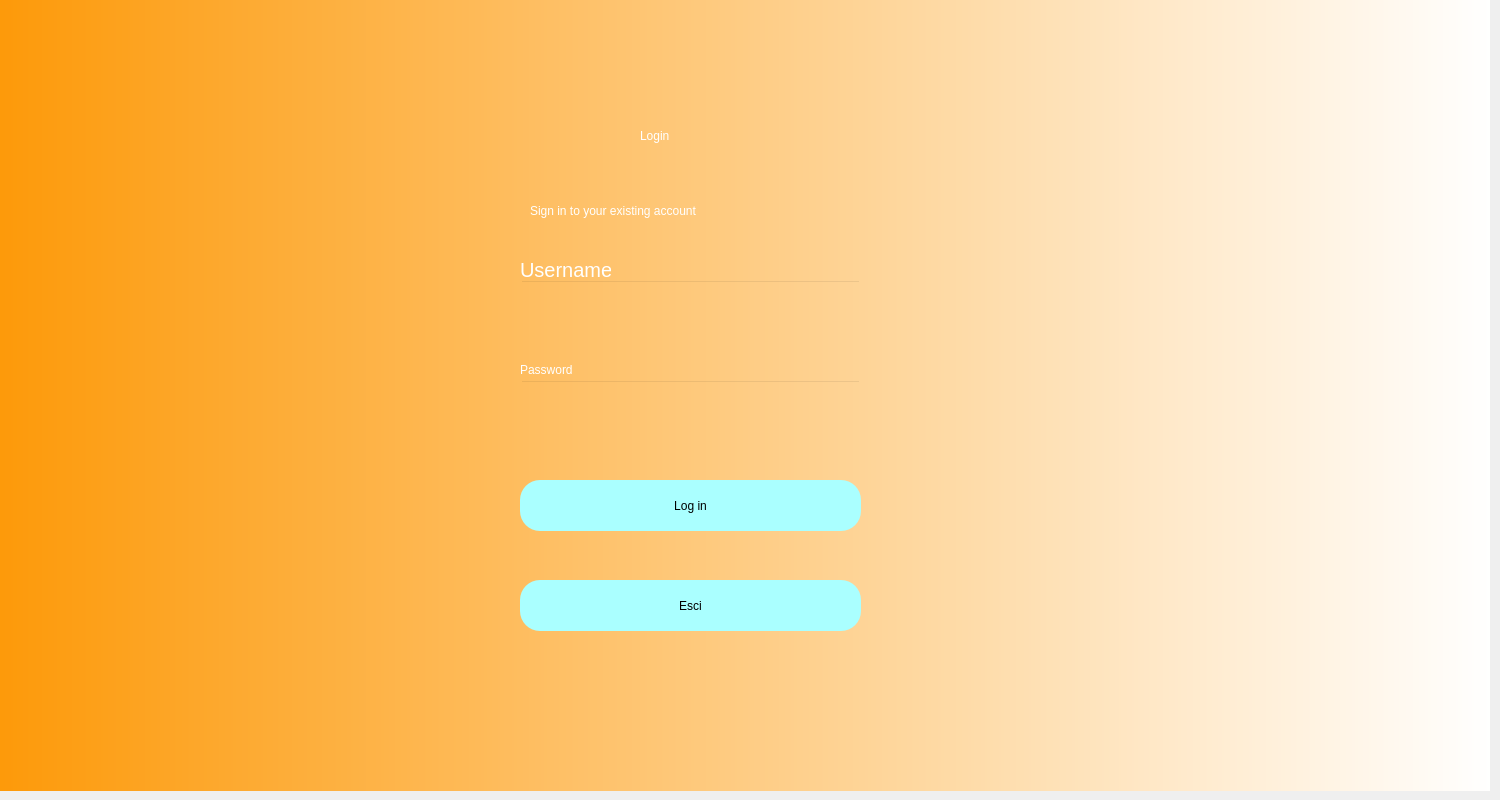
<?xml version="1.0" encoding="UTF-8"?>
<ui version="4.0">
 <class>Dialog</class>
 <widget class="QDialog" name="Dialog">
  <property name="geometry">
   <rect>
    <x>0</x>
    <y>0</y>
    <width>1500</width>
    <height>800</height>
   </rect>
  </property>
  <property name="windowTitle">
   <string>Dialog</string>
  </property>
  <widget class="QWidget" name="bgwidget" native="true">
   <property name="geometry">
    <rect>
     <x>-10</x>
     <y>-10</y>
     <width>1500</width>
     <height>801</height>
    </rect>
   </property>
   <property name="styleSheet">
    <string notr="true">QWidget#bgwidget{
	background-color: qlineargradient(spread:pad, x1:0, y1:0, x2:1, y2:0, stop:0 rgba(253, 153, 8, 255), stop:1 rgba(255, 255, 255, 255));

}</string>
   </property>
   <widget class="QLabel" name="label">
    <property name="geometry">
     <rect>
      <x>650</x>
      <y>110</y>
      <width>151</width>
      <height>71</height>
     </rect>
    </property>
    <property name="styleSheet">
     <string notr="true">font: 36pt &quot;MS Shell Dlg 2&quot;; color:rgb(255, 255, 255)</string>
    </property>
    <property name="text">
     <string>Login</string>
    </property>
   </widget>
   <widget class="QLabel" name="label_2">
    <property name="geometry">
     <rect>
      <x>540</x>
      <y>200</y>
      <width>391</width>
      <height>41</height>
     </rect>
    </property>
    <property name="styleSheet">
     <string notr="true">font: 16pt &quot;MS Shell Dlg 2&quot;;color:rgb(255, 255, 255)</string>
    </property>
    <property name="text">
     <string>Sign in to your existing account</string>
    </property>
   </widget>
   <widget class="QPushButton" name="login">
    <property name="geometry">
     <rect>
      <x>530</x>
      <y>490</y>
      <width>341</width>
      <height>51</height>
     </rect>
    </property>
    <property name="styleSheet">
     <string notr="true">border-radius:20px;
background-color: rgb(170, 255, 255);
font: 14pt &quot;MS Shell Dlg 2&quot;;</string>
    </property>
    <property name="text">
     <string>Log in</string>
    </property>
    <property name="checkable">
     <bool>false</bool>
    </property>
   </widget>
   <widget class="QLineEdit" name="emailfield">
    <property name="geometry">
     <rect>
      <x>530</x>
      <y>290</y>
      <width>341</width>
      <height>51</height>
     </rect>
    </property>
    <property name="styleSheet">
     <string notr="true">background-color:rgba(0,0,0,0);
font: 12pt &quot;MS Shell Dlg 2&quot;;
color:rgb(255, 255, 255);</string>
    </property>
   </widget>
   <widget class="QLineEdit" name="passwordfield">
    <property name="geometry">
     <rect>
      <x>530</x>
      <y>390</y>
      <width>341</width>
      <height>51</height>
     </rect>
    </property>
    <property name="styleSheet">
     <string notr="true">background-color:rgba(0,0,0,0);
font: 12pt &quot;MS Shell Dlg 2&quot;;
color:rgb(255, 255, 255);</string>
    </property>
   </widget>
   <widget class="QLabel" name="label_3">
    <property name="geometry">
     <rect>
      <x>530</x>
      <y>270</y>
      <width>91</width>
      <height>20</height>
     </rect>
    </property>
    <property name="font">
     <font>
      <family>MS Shell Dlg 2</family>
      <pointsize>15</pointsize>
      <weight>50</weight>
      <italic>false</italic>
      <bold>false</bold>
     </font>
    </property>
    <property name="styleSheet">
     <string notr="true">font: 15pt &quot;MS Shell Dlg 2&quot;;
color:rgb(255, 255, 255)</string>
    </property>
    <property name="text">
     <string>Username</string>
    </property>
   </widget>
   <widget class="QLabel" name="label_4">
    <property name="geometry">
     <rect>
      <x>530</x>
      <y>370</y>
      <width>81</width>
      <height>20</height>
     </rect>
    </property>
    <property name="styleSheet">
     <string notr="true">font: 15pt &quot;MS Shell Dlg 2&quot;;
color:rgb(255, 255, 255)</string>
    </property>
    <property name="text">
     <string>Password</string>
    </property>
   </widget>
   <widget class="QLabel" name="error">
    <property name="geometry">
     <rect>
      <x>530</x>
      <y>456</y>
      <width>341</width>
      <height>20</height>
     </rect>
    </property>
    <property name="font">
     <font>
      <family>MS Shell Dlg 2</family>
      <pointsize>18</pointsize>
      <weight>50</weight>
      <italic>false</italic>
      <bold>false</bold>
     </font>
    </property>
    <property name="styleSheet">
     <string notr="true">font: 18pt &quot;MS Shell Dlg 2&quot;; color:red;</string>
    </property>
    <property name="text">
     <string/>
    </property>
   </widget>
   <widget class="QPushButton" name="esci">
    <property name="geometry">
     <rect>
      <x>530</x>
      <y>590</y>
      <width>341</width>
      <height>51</height>
     </rect>
    </property>
    <property name="styleSheet">
     <string notr="true">border-radius:20px;
background-color: rgb(170, 255, 255);
font: 14pt &quot;MS Shell Dlg 2&quot;;</string>
    </property>
    <property name="text">
     <string>Esci</string>
    </property>
   </widget>
   <widget class="QLabel" name="image">
    <property name="enabled">
     <bool>true</bool>
    </property>
    <property name="geometry">
     <rect>
      <x>-190</x>
      <y>-260</y>
      <width>1800</width>
      <height>1300</height>
     </rect>
    </property>
    <property name="styleSheet">
     <string notr="true">border-radius:50%;
image: url(:/images/1.png);
</string>
    </property>
    <property name="text">
     <string/>
    </property>
    <property name="scaledContents">
     <bool>true</bool>
    </property>
   </widget>
   <zorder>image</zorder>
   <zorder>label</zorder>
   <zorder>label_2</zorder>
   <zorder>login</zorder>
   <zorder>emailfield</zorder>
   <zorder>passwordfield</zorder>
   <zorder>label_3</zorder>
   <zorder>label_4</zorder>
   <zorder>error</zorder>
   <zorder>esci</zorder>
  </widget>
 </widget>
 <resources>
  <include location="source.qrc"/>
 </resources>
 <connections/>
</ui>
